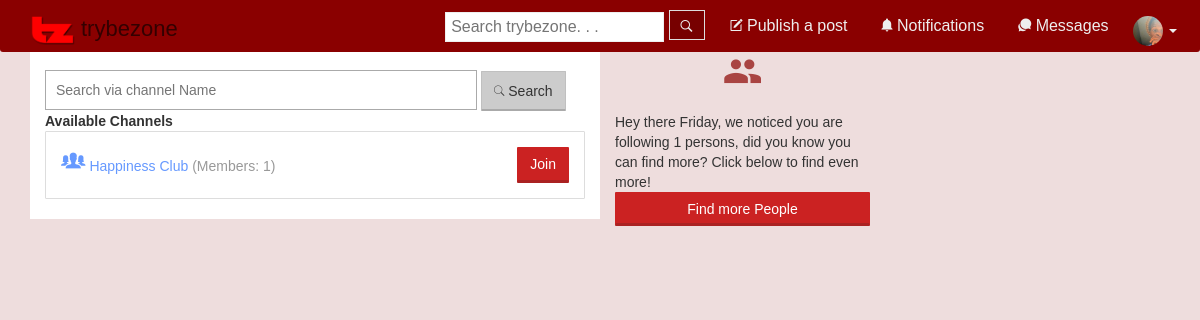
/channels.php (signed in), run on the app's committed database.
### tables this page shows
CREATE TABLE `profilepics` (
  `username` varchar(100) NOT NULL,
  `profilepic` varchar(255) DEFAULT 'images/ppic.png',
  `audnote` varchar(255) DEFAULT NULL,
  `upid` int(255) DEFAULT NULL
);

CREATE TABLE `channels` (
  `id` int(255) NOT NULL,
  `channel` varchar(200) DEFAULT NULL,
  `creator` varchar(100) DEFAULT NULL,
  `username` varchar(100) DEFAULT NULL,
  `info` varchar(100) DEFAULT NULL,
  `stamp` timestamp NULL DEFAULT CURRENT_TIMESTAMP ON UPDATE CURRENT_TIMESTAMP,
  `avatar` varchar(200) DEFAULT NULL,
  `active` tinyint(2) DEFAULT '1'
);

### includes/functions.inc (the view, shortened to what this page needs)
<?php
	function file_validity($file)
	{
		if(file_exists($file) ){
			return $file;
		}
		else
		{
			$file = str_replace('../','',$file);
			$file = str_replace('uploads','',$file);
			$alp = substr($file,1,1);
			return "images/cctumb/$alp.png";
		}
	}
	function get_ppic($user,$connection)
	{
		global $connection;
		$sql = "SELECT profilepic FROM profilepics WHERE username = '$user'";
		try
		{
			$i = '';
			$query = $connection->query($sql);
			$query->setFetchMode(PDO::FETCH_ASSOC);
			foreach($query as $r)
			{
				$i = $r['profilepic'];
			}
		}
		catch(PDOException $e)
		{
		}
		return $i;
	}
?>

### includes/functions.inc (the view, shortened to what this page needs)
<?php
	function file_validity($file)
	{
		if(file_exists($file) ){
			return $file;
		}
		else
		{
			$file = str_replace('../','',$file);
			$file = str_replace('uploads','',$file);
			$alp = substr($file,1,1);
			return "images/cctumb/$alp.png";
		}
	}
	function get_ppic($user,$connection)
	{
		global $connection;
		$sql = "SELECT profilepic FROM profilepics WHERE username = '$user'";
		try
		{
			$i = '';
			$query = $connection->query($sql);
			$query->setFetchMode(PDO::FETCH_ASSOC);
			foreach($query as $r)
			{
				$i = $r['profilepic'];
			}
		}
		catch(PDOException $e)
		{
		}
		return $i;
	}
?>

### includes/primary_nav.inc (shortened to what this page needs)
<div class='navbar navbar-red navbar-fixed-top' id='nav' style='margin-bottom:0px;border-radius:0 0 3px 3px;'>
	<div class='container'>
		<div class='navbar-header hidden-sm'>
			<a id='brand' href='index.php' class='navbar-brand' style='color:#300;font-size:22px;'><img src='images/logo_small.png' height='30px'> <?php echo SITE_NAME ?></a>
		</div>
		<div class='collapse navbar-collapse' id='the_nav'>
			<ul class='nav nav-tabs navbar-nav navbar-right no-border'>
				<li>
					<span style='display: block;margin-top:10px;' class='hidden-sm' >
					<form method="get" action="search.php">
						<input placeholder='Search <?php echo SITE_NAME?>. . .'  name='term'
						style='color:#422;padding:5px;border:1px solid #eee;height:30px;margin-right:0px'>
						<button class='pointer'
						style="margin-right:10px;height:30px;color:#eee;display:inline-block;
						border:1px solid #ddd;padding-bottom:4px;padding-top:5px;padding-left:11px;padding-right:11px;background:#700" onmouseover='this.style.background="#200"' onmouseleave='this.style.background="#700"'>
							<i class='ion-ios-search-strong'></i>
						</button>
					</form>
					</span>
				</li>
				<li>
					<a class='pointer' data-toggle='modal' data-target='#post'><span class='icon ion-compose'></span> Publish a post</a>
				</li>
				<li class='dropdown'>
					<a class='pointer dropdown-toggle' href='javascript:' data-toggle='dropdown'><i class='ion-android-notifications'></i> Notifications
					</a>
				</li>
				<li class='dropdown'>
					<a href='#' class='dropdown-toggle' data-toggle='dropdown'>
						<span class='icon ion-chatbubbles'></span> Messages
					</a>
				</li>
				<li class='dropdown' >
					<a href='#' class='dropdown-toggle' data-toggle='dropdown' style='padding:5px;padding-top:15px'>
						<?php echo "<img src='".file_validity(get_ppic($_SESSION['user'],$connection))."tumb.jpg' height='30px' width= '30px'style='border-radius:20px'>"; ?> <span class="caret"></span>
					</a>
				</li>
			</ul>
		</div>
	</div>
</div>

### channels.php (shortened to what this page needs)
<?php
 include('includes/functions.inc');
 include('includes/header.inc');
 include('includes/primary_nav.inc');
?>
<div class='container'>
	<div class='col-sm-6' style='background:#fff'>
		<div style='padding:10px'> </div>
		<input type='text'  style='border:1px solid #aaa;width:80%;padding:10px;height:40px' placeholder='Search via channel Name' />
		<button class='btn btn-default' style='height:40px;'><i class='ion-ios-search'></i> Search</button>
		<b>Available Channels </b>
		<?php
			$sql = "SELECT * FROM channels LIMIT 20";
			$query = $connection->query($sql);
			$query->setFetchMode(PDO::FETCH_ASSOC);
			foreach($query as $r)
			{
        $msql = "SELECT username FROM followers WHERE username = '$r[username]' AND type='group'";
  			$num_members = $connection->query($msql)->rowCount();
				$follow = '<a class="btn btn-danger" onclick="follow(\''.$r['username'].'\',\'group\',this)">Join</a>';
				 echo "<div class='panel panel-default'>
					<div class='panel-body'><span class='pull-right'>$follow</span>
					<a href='view_channel.php?channel=$r[username]'>";
					if($r['avatar']==Null)
					{
						echo "<i class='ion-ios-people' style='font-size:2em'></i> ";
					}
					else
					{
						echo"<img src='$r[avatar]tumb.jpg' height='40px' style='border-radius:20px'> ";
					}
				echo ucwords($r['channel'])."</a>
					<span class='text-muted'>(Members: $num_members)</span> </div>
				 </div>";
			}
		?>
	</div>
	<div class='col-sm-3'>
		<?php require_once('includes/call_to_action.php'); ?>
	</div>
	<div class='col-sm-3'>
	</div>
</div>
<?php
	include 'includes/footer.inc';
?>

### css/styles.css (style rules this page uses)
.pointer { cursor:pointer; }
.no-border { border:0px; }
html,body { height: 100%; font-family: "Droid Sans Mono", arial; }
a { color:#6699FF; }
.btn,.form-control,.alert,.progress,.panel,.list-group,.well,.list-group-item:first-child { border-radius:1px;box-shadow:0 0 0; }
.btn { border-color:transparent; }
.btn-default,.well { background-color:#cccccc; border-color:#c0c0c0; }
.btn-danger,.label-danger,.progress-bar-danger { background-color:#cb2222; border-bottom:3px solid #aa2222; }
.nav-tabs>li>a { border-radius:0; }
h3,h4,h5,.panel { color:#555555; }
*, *:after, *:before { -webkit-box-sizing: border-box; -moz-box-sizing: border-box; box-sizing: border-box; padding: 0; margin: 0; }
.navbar-red { background:#8a0000; font-family:"Droid Sans Mono",arial; font-size:16px; }
.navbar-red .navbar-brand { color: #777; }
.navbar-red .navbar-nav > li > a { color: #eee; }
.navbar-red .navbar-collapse, .navbar-red .navbar-form { border-color: #e7e7e7; border:0px; }
.btn-default { background:#ccc; border-bottom:2px solid #aaa; }

### includes/header.inc (style rules this page uses)
* { font-family: "lucida grande",tahoma,verdana,arial,sans-serif; }

### data on the page
profilepics: profilepic (picture)
channels: channel "Happiness Club", num_members "1"

### other printed values
SITE_NAME "trybezone"
$name "Friday"
$following "1"
